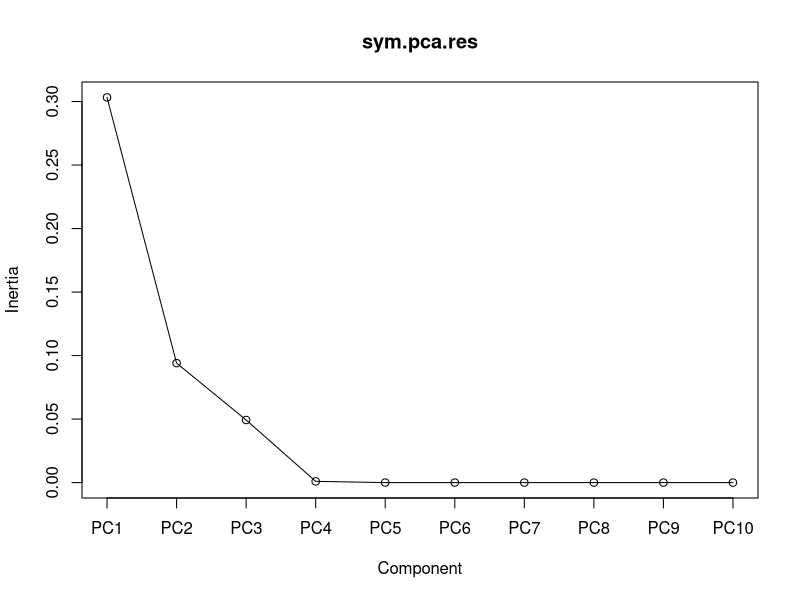
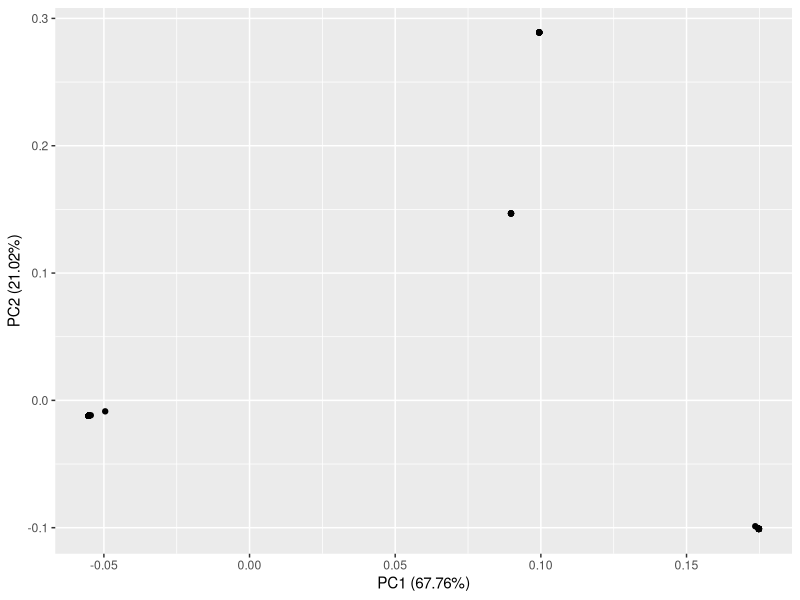
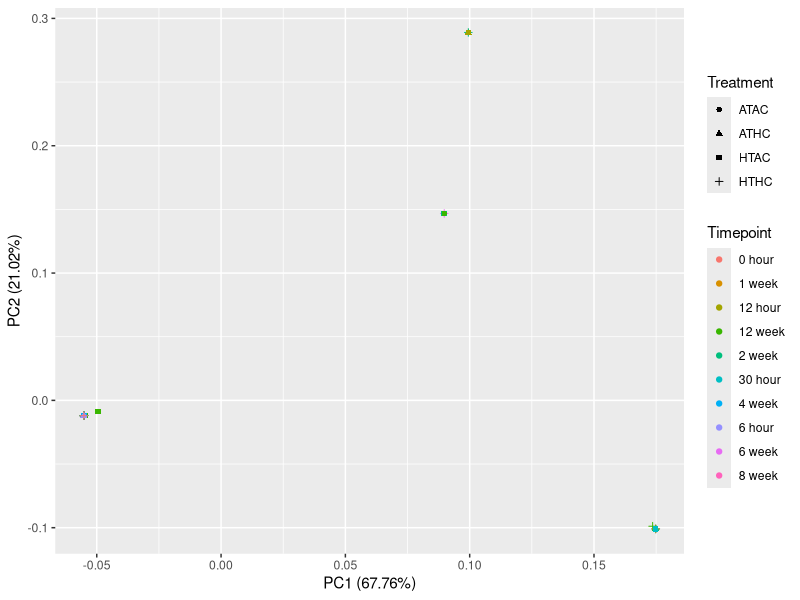
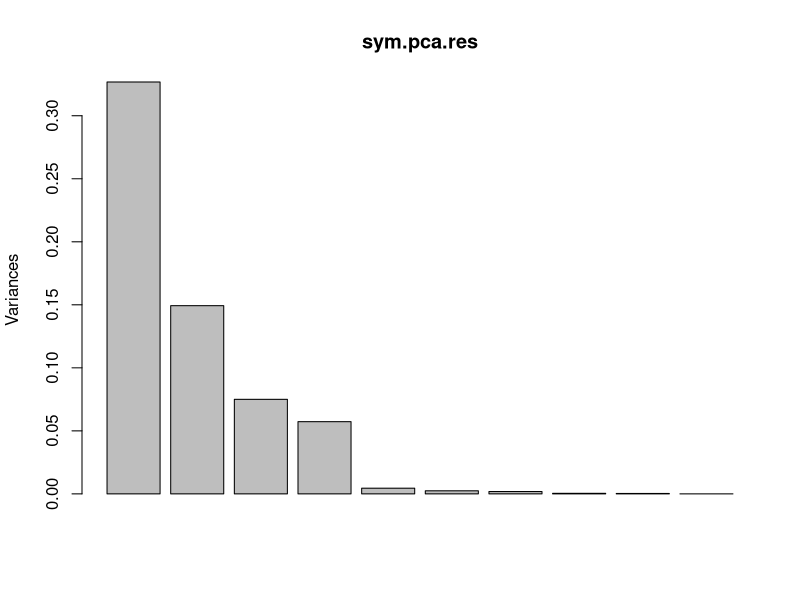
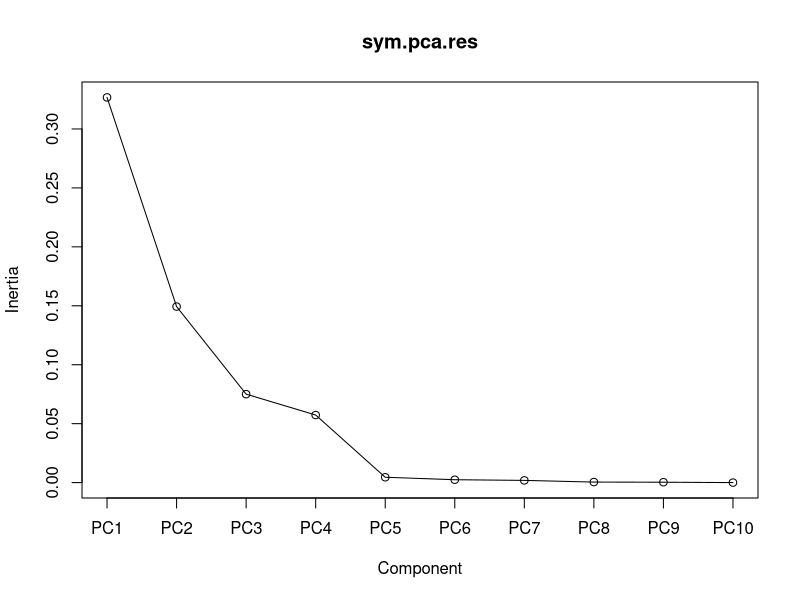
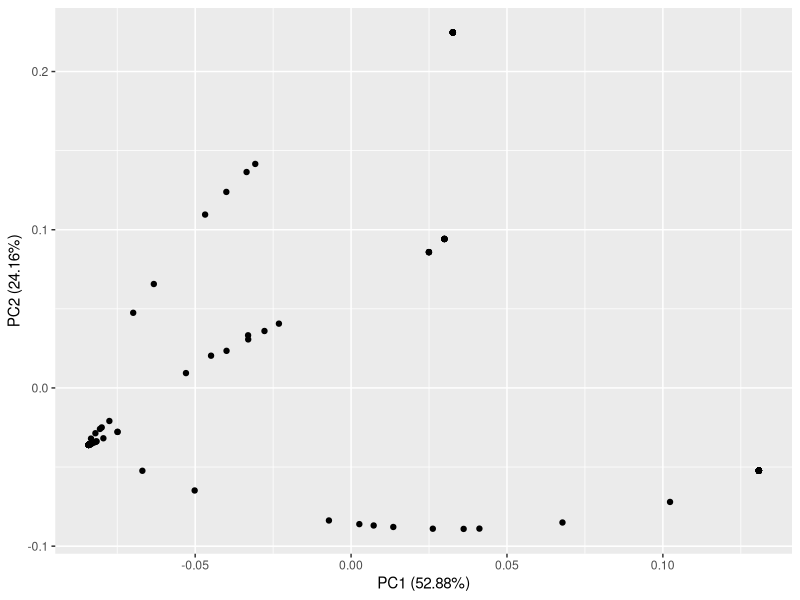
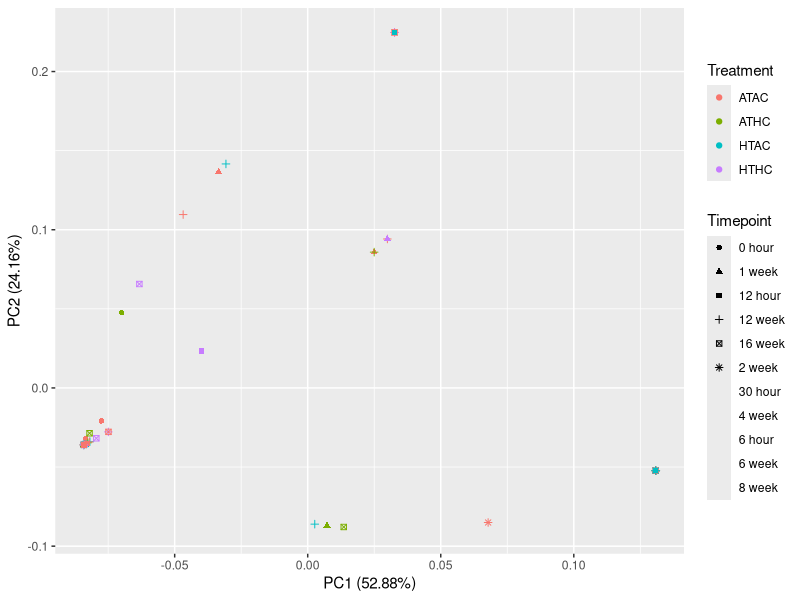
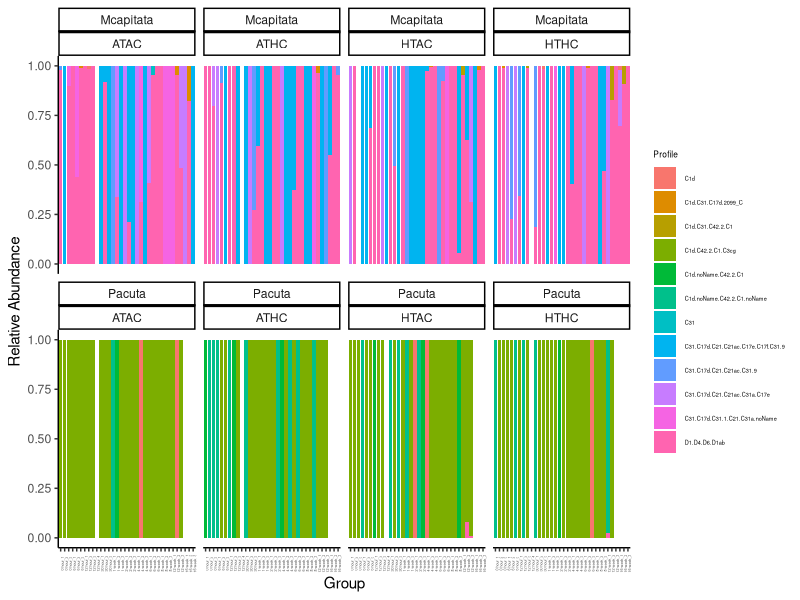

Write R code to recreate these figures, in order. (Note: this script raises an error after producing the figures.)
## ---- chunk 1
rm(list=ls()) 
## ---- chunk 2
knitr::opts_chunk$set(echo = TRUE, warning = FALSE, message = FALSE)

## install packages if you dont already have them
if (!require("tidyverse")) install.packages("tidyverse")
if (!require("lubridate")) install.packages("lubridate")
if (!require("vegan")) install.packages("vegan")
if (!require("ggfortify")) install.packages("ggfortify")

# load packages
library(tidyverse)
library(lubridate)
library(vegan)
library(ggfortify)

## ---- chunk 3
#read in ITS2 profile counts data generated by SymPortal
data <- read.csv("ITS2_seq/R_Input/ITS2_Profiles.csv", sep=",", header=TRUE)
rownames(data) <-data$sample_name 
otumat <- as.matrix(data[,-c(1)])
#otumat <- as.matrix(t(otumat))

#read in sample metadata
meta <- read.csv("Environmental_data/Master_Fragment.csv", header=T, sep=",", na.string="NA") %>% select(Plug_ID, Species, Timepoint, Temperature, Treatment, CO2)
meta$Plug_ID <- as.character(meta$Plug_ID)

filter(meta, Plug_ID == "2153") #2153 was used for physiology and molecular so change master spreadsheet to say 12 hour not Day 1
meta$Timepoint[which(meta$Plug_ID == "2153")] <- "12 hour"

filter(meta, Timepoint == "0 hour" & Treatment == "HTAC" & Species == "Mcapitata")

samples <- read.csv("ITS2_seq/R_Input/Sample_variables.csv") %>% select(Plug_ID, sample) %>% dplyr::rename(sample_name = sample)
samples$Plug_ID <- as.character(samples$Plug_ID)

meta <- full_join(meta, samples, by = "Plug_ID") %>% na.omit()
## ---- chunk 4
#Pacuta
Pact <- merge(data, meta, by="sample_name") # combine meta and ITS2 type profile data
Pact <- subset(Pact, Species == "Pacuta") # subset to only Pacuta 
Pact_meta <- Pact[,14:19] # select 
str(Pact_meta)
Pact_meta$Timepoint <- as.factor(Pact_meta$Timepoint)
rownames(Pact) <- Pact$sample_name
Pact <- as.matrix(Pact[,2:13])

Rel.Sym.Data <- Pact/rowSums(Pact) #calculate the Relative Abundance
N <- rowSums(Rel.Sym.Data) # calculate row sums of the relative abundnaces, should sum to 1
N #Display Row Sums, should all be 1

#Transform Relative Abundance Matrix using sqrt
Trans.Rel.Sym.Data <- sqrt(Rel.Sym.Data) #sqrt transform the matrix
Trans.Rel.Sym.Data #view data

##### PCA #####

sym.pca.res <- prcomp(Trans.Rel.Sym.Data, retx=TRUE) #principal components analysis on sym data
summary(sym.pca.res) #analysis summary

#use scree diagram to determine break in majority versus minority variation explaination components
screeplot(sym.pca.res, type="lines")

#plot the PCA
autoplot(sym.pca.res)
autoplot(sym.pca.res, data = Pact_meta, colour = 'Timepoint', shape='Treatment')
## ---- chunk 5
#Mcap
Mcap <- merge(data, meta, by="sample_name")
Mcap <- subset(Mcap, Species == "Mcapitata")
Mcap_meta <- Mcap[,14:19]
str(Mcap_meta)
Mcap_meta$Timepoint <- as.factor(Mcap_meta$Timepoint)
rownames(Mcap) <- Mcap$sample_name
Mcap <- as.matrix(Mcap[,2:13])

Rel.Sym.Data <- Mcap/rowSums(Mcap) #calculate the Relative Abundance
N <- rowSums(Rel.Sym.Data) # calculate row sums of the relative abundnaces, should sum to 1
N #Display Row Sums, should all be 1

#Transform Relative Abundance Matrix using sqrt
Trans.Rel.Sym.Data <- sqrt(Rel.Sym.Data) #sqrt transform the matrix
Trans.Rel.Sym.Data #view data

##### PCA #####

sym.pca.res <- prcomp(Trans.Rel.Sym.Data, retx=TRUE) #principal components analysis on sym data
summary(sym.pca.res) #analysis summary
plot(sym.pca.res)

#use scree diagram to determine break in majority versus minority variation explaination components
screeplot(sym.pca.res, type="lines")

#plot the PCA
autoplot(sym.pca.res)
autoplot(sym.pca.res, data = Mcap_meta, colour = 'Treatment', shape='Timepoint')
## ---- chunk 6
#All Data
Rel.data <- data[,2:13]/rowSums(data[,2:13]) ## exclude the first column bc it is not an integer 
Rel.data$sample_name <- rownames(Rel.data)
all.data <- merge(Rel.data, meta, by="sample_name")
all.data <- all.data[,-1]

Profile <- colnames(all.data[,1:12])
Profile 

df <- all.data %>% dplyr::group_by(Timepoint, Species, Treatment) %>% mutate(id = row_number()) %>%
  pivot_longer(cols = C1d.C42.2.C1.C3cg:D1.D4.D6.D1ab,
               names_to = c("Profile"),
               values_to="rel.abun")

df$Timepoint <- factor(df$Timepoint, levels=c("0 hour","6 hour","12 hour","30 hour","1 week","2 week","4 week", "6 week", "8 week", "12 week", "16 week"))

df$Group <- paste(df$Timepoint, df$id, sep="_")
df$Group <- as.factor(df$Group)

df$Group <- factor(df$Group, levels=c("0 hour_1", "0 hour_2", "0 hour_3",
                                      "6 hour_1", "6 hour_2", "6 hour_3",
                                      "12 hour_1", "12 hour_2", "12 hour_3", "12 hour_4",
                                      "30 hour_1", "30 hour_2", "30 hour_3",
                                      "1 week_1", "1 week_2", "1 week_3",
                                      "2 week_1", "2 week_2", "2 week_3",
                                      "4 week_1", "4 week_2", "4 week_3", 
                                      "6 week_1", "6 week_2", "6 week_3", 
                                      "8 week_1", "8 week_2", "8 week_3", 
                                      "12 week_1", "12 week_2", "12 week_3", 
                                      "16 week_1", "16 week_2", "16 week_3"))

str(df)

ggplot(data = df, mapping = aes(x = Group, y = rel.abun, fill = Profile)) +
    geom_bar(position="fill", stat="identity") +
    facet_wrap(facets =  vars(Species, Treatment), ncol = 4)+
    ylab("Relative Abundance")+
    theme_classic()+
    theme(axis.text.x = element_text(size=rel(0.3),angle = 90))+
    guides(shape = guide_legend(override.aes = list(size = 0.2)))+
    guides(color = guide_legend(override.aes = list(size = 0.2)))+
    theme(legend.title = element_text(size = 6), 
               legend.text = element_text(size = 4))

ggsave("Output/Final_Figures/rel.abund.its2.pdf")
 #ggsave("Output/Final_Figures/rel.abund.its2.png")

## ---- chunk 7
## PERMANOVA
#MCAP
Mcap <- all.data %>%
  filter(Species == "Mcapitata")

MC.mat <- Mcap[,1:12]
MC.info <- Mcap[,13:18] 
MC.info %>% group_by(Treatment, Timepoint) %>% count("Rep") # checking sample sizes; should all be 3

MC.permanova <- adonis(MC.mat ~ Temperature*CO2*Timepoint, data=MC.info, method = "bray", permutations=999)
MC.permanova


Pact <- all.data %>%
  filter(Species == "Pacuta")

PA.mat <- Pact[,1:12]
PA.info <- Pact[,13:18]
PA.info %>% group_by(Treatment, Timepoint) %>% count("Rep") # checking sample sizes; should all be 3 except for TP11 HTHC

PA.permanova <- adonis(PA.mat ~ Temperature*CO2*Timepoint, data=PA.info, method = "bray", permutations=999)
PA.permanova

## ---- chunk 8
tp5 <- df %>% subset(Timepoint == "30 hour" | Timepoint == "2 week" | Timepoint == "6 week" | Timepoint == "8 week" | Timepoint == "12 week")

ggplot(data = tp5, mapping = aes(x = Group, y = rel.abun, fill = Profile)) +
    geom_bar(position="fill", stat="identity") +
    facet_wrap(facets =  vars(Species, Treatment), ncol = 4)+
    ylab("Relative Abundance") +
    xlab("Timepoint") +
    theme_classic()+
    theme(axis.text.x = element_text(size=rel(0.3),angle = 90))+
    guides(shape = guide_legend(override.aes = list(size = 0.2)))+
    guides(color = guide_legend(override.aes = list(size = 0.2)))+
    theme(legend.title = element_text(size = 6), 
               legend.text = element_text(size = 4))

ggsave("Output/Final_Figures/CSP-rel.abund.its2.pdf")
